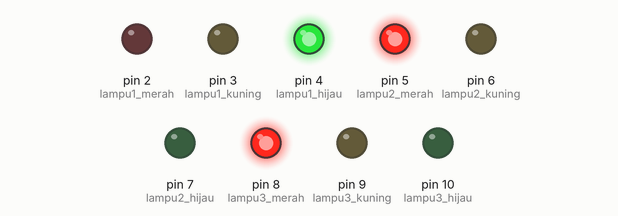
The sketch below on a simulated Arduino Uno, built with avr-gcc and run on an emulated ATmega328P. Parts: output pins drawn as LEDs (lit = HIGH).

Above: at 0.1 s.
At 8.1 s:
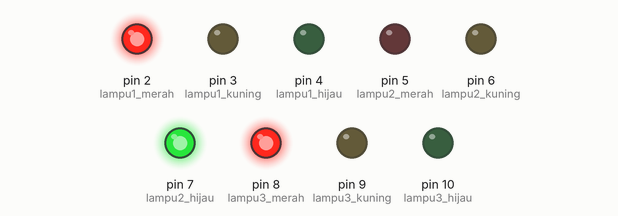
At 16.1 s:
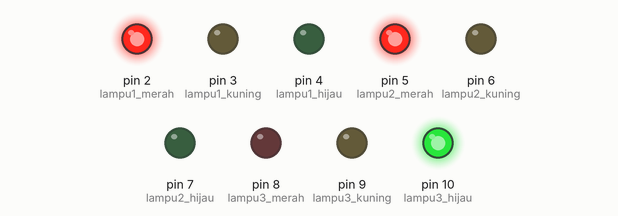
At 21.1 s:
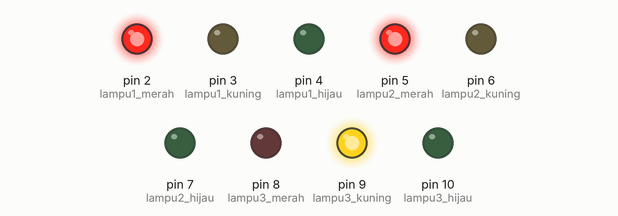
At 29.1 s:
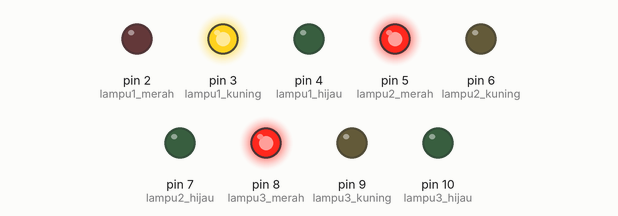
At 37.1 s:
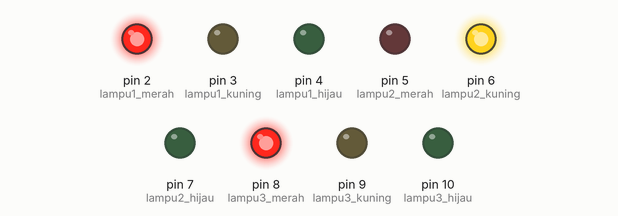
Timing chart, 0 to 40.0 s (numbered marks = the images above):
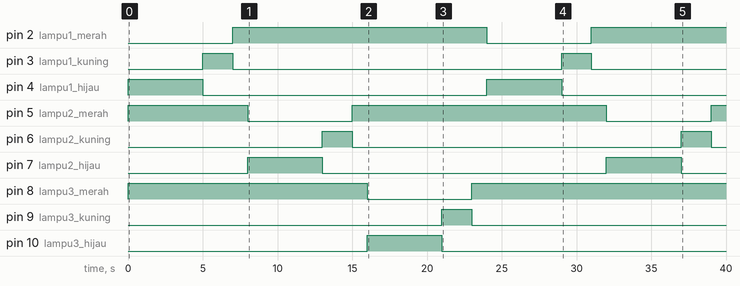

The sketch:

sketch.ino
```cpp
// Mendefinisikan pin untuk setiap LED
int lampu1_merah = 2;
int lampu1_kuning = 3;
int lampu1_hijau = 4;

int lampu2_merah = 5;
int lampu2_kuning = 6;
int lampu2_hijau = 7;

int lampu3_merah = 8;
int lampu3_kuning = 9;
int lampu3_hijau = 10;

void setup() {
  // Set semua pin sebagai output
  pinMode(lampu1_merah, OUTPUT);
  pinMode(lampu1_kuning, OUTPUT);
  pinMode(lampu1_hijau, OUTPUT);

  pinMode(lampu2_merah, OUTPUT);
  pinMode(lampu2_kuning, OUTPUT);
  pinMode(lampu2_hijau, OUTPUT);

  pinMode(lampu3_merah, OUTPUT);
  pinMode(lampu3_kuning, OUTPUT);
  pinMode(lampu3_hijau, OUTPUT);
}

void loop() {
  // Traffic light pertama menyala hijau
  digitalWrite(lampu1_hijau, HIGH); // Lampu hijau nyala
  digitalWrite(lampu1_merah, LOW);  // Lampu merah mati
  digitalWrite(lampu1_kuning, LOW); // Lampu kuning mati

  digitalWrite(lampu2_merah, HIGH); // Lampu merah menyala di traffic light 2
  digitalWrite(lampu2_hijau, LOW);
  digitalWrite(lampu2_kuning, LOW);

  digitalWrite(lampu3_merah, HIGH); // Lampu merah menyala di traffic light 3
  digitalWrite(lampu3_hijau, LOW);
  digitalWrite(lampu3_kuning, LOW);

  delay(5000); // Hijau menyala selama 5 detik

  // Traffic light pertama berubah kuning
  digitalWrite(lampu1_hijau, LOW);
  digitalWrite(lampu1_kuning, HIGH); // Lampu kuning menyala
  delay(2000); // Kuning menyala selama 2 detik

  digitalWrite(lampu1_kuning, LOW);
  digitalWrite(lampu1_merah, HIGH); // Lampu merah menyala di traffic light 1
  delay(1000); // Menunggu 1 detik

  // Traffic light kedua menyala hijau
  digitalWrite(lampu2_hijau, HIGH); // Lampu hijau nyala
  digitalWrite(lampu2_merah, LOW);  // Lampu merah mati
  digitalWrite(lampu2_kuning, LOW); // Lampu kuning mati

  digitalWrite(lampu1_merah, HIGH); // Lampu merah menyala di traffic light 1
  digitalWrite(lampu1_hijau, LOW);
  digitalWrite(lampu1_kuning, LOW);

  digitalWrite(lampu3_merah, HIGH); // Lampu merah menyala di traffic light 3
  digitalWrite(lampu3_hijau, LOW);
  digitalWrite(lampu3_kuning, LOW);

  delay(5000); // Hijau menyala selama 5 detik

  // Traffic light kedua berubah kuning
  digitalWrite(lampu2_hijau, LOW);
  digitalWrite(lampu2_kuning, HIGH); // Lampu kuning menyala
  delay(2000); // Kuning menyala selama 2 detik

  digitalWrite(lampu2_kuning, LOW);
  digitalWrite(lampu2_merah, HIGH); // Lampu merah menyala di traffic light 2
  delay(1000); // Menunggu 1 detik

  // Traffic light ketiga menyala hijau
  digitalWrite(lampu3_hijau, HIGH); // Lampu hijau nyala
  digitalWrite(lampu3_merah, LOW);  // Lampu merah mati
  digitalWrite(lampu3_kuning, LOW); // Lampu kuning mati

  digitalWrite(lampu1_merah, HIGH); // Lampu merah menyala di traffic light 1
  digitalWrite(lampu1_hijau, LOW);
  digitalWrite(lampu1_kuning, LOW);

  digitalWrite(lampu2_merah, HIGH); // Lampu merah menyala di traffic light 2
  digitalWrite(lampu2_hijau, LOW);
  digitalWrite(lampu2_kuning, LOW);

  delay(5000); // Hijau menyala selama 5 detik

  // Traffic light ketiga berubah kuning
  digitalWrite(lampu3_hijau, LOW);
  digitalWrite(lampu3_kuning, HIGH); // Lampu kuning menyala
  delay(2000); // Kuning menyala selama 2 detik

  digitalWrite(lampu3_kuning, LOW);
  digitalWrite(lampu3_merah, HIGH); // Lampu merah menyala di traffic light 3
  delay(1000); // Menunggu 1 detik
}
```

Measured:
- by itself, pin 2 (lampu1_merah): LOW → HIGH at 7.0 s, → LOW 17.0 s later, → HIGH 7.0 s later
- by itself, pin 3 (lampu1_kuning), pin 6 (lampu2_kuning): alternates HIGH for 2.0 s and LOW for 22.0 s
- by itself, pin 4 (lampu1_hijau), pin 7 (lampu2_hijau): alternates HIGH for 5.0 s and LOW for 19.0 s
- by itself, pin 5 (lampu2_merah): goes HIGH 8.0 s, LOW 7.0 s, HIGH 17.0 s, LOW 7.0 s, then HIGH
- by itself, pin 8 (lampu3_merah): LOW → HIGH at 0.00 s, → LOW 16.0 s later, → HIGH 7.0 s later
- by itself, pin 9 (lampu3_kuning): LOW → HIGH at 21.0 s, → LOW 2.0 s later
- by itself, pin 10 (lampu3_hijau): LOW → HIGH at 16.0 s, → LOW 5.0 s later
